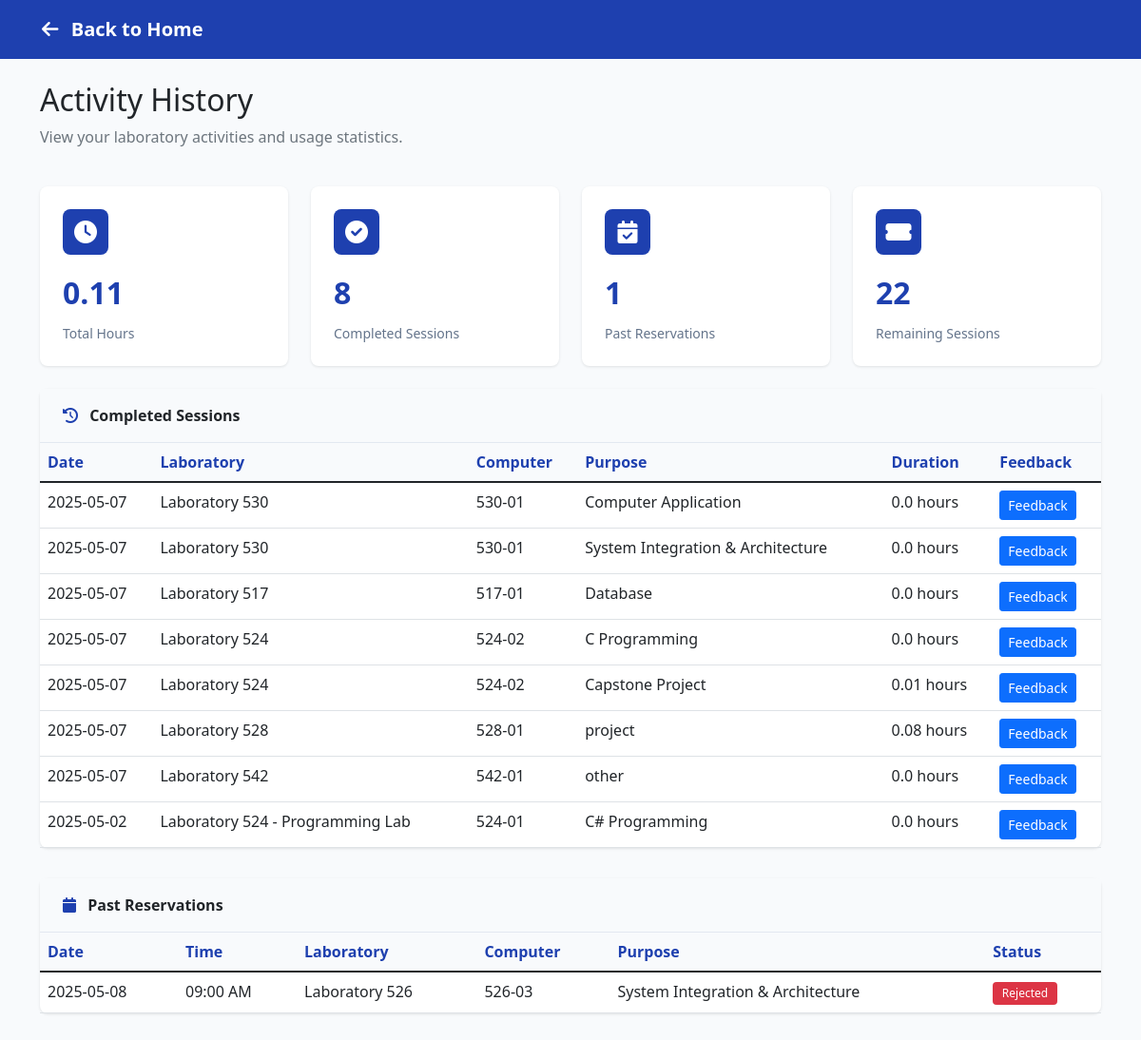
Screenshot of /user/activity-history (signed in) with the database file from the repository.
### models.py (models this page shows, shortened)
class Session(db.Model):
    id = db.Column(db.Integer, primary_key=True)
    user_id = db.Column(db.Integer, db.ForeignKey('users.id'), nullable=False)
    purpose = db.Column(db.String(100), nullable=False)
    laboratory_unit = db.Column(db.String(50), nullable=False)
    computer_id = db.Column(db.Integer, db.ForeignKey('computers.id'), nullable=False)
    start_time = db.Column(db.DateTime, default=datetime.utcnow)
    end_time = db.Column(db.DateTime)
    status = db.Column(db.String(20), default='active')  # active, completed
    computer = db.relationship('Computer', backref='sessions')

class Computer(db.Model):
    __tablename__ = 'computers'
    id = db.Column(db.Integer, primary_key=True)
    computer_number = db.Column(db.String(20), unique=True, nullable=False)
    status = db.Column(db.String(20), default='vacant')  # vacant, occupied, maintenance
    laboratory_unit = db.Column(db.String(100), nullable=False)
    last_updated = db.Column(db.DateTime, default=datetime.utcnow, onupdate=datetime.utcnow)

class Reservation(db.Model):
    id = db.Column(db.Integer, primary_key=True)
    user_id = db.Column(db.Integer, db.ForeignKey('users.id'), nullable=False)
    date = db.Column(db.Date, nullable=False)
    time = db.Column(db.Time, nullable=False)
    purpose = db.Column(db.String(100), nullable=False)
    laboratory_unit = db.Column(db.String(50), nullable=False)
    computer_id = db.Column(db.Integer, db.ForeignKey('computers.id'), nullable=False)
    status = db.Column(db.String(20), default='pending')  # pending, approved, rejected, completed
    created_at = db.Column(db.DateTime, default=datetime.utcnow)
    computer = db.relationship('Computer', backref='reservations')

### app.py (the view)
@app.route('/user/activity-history')
@login_required
def user_activity_history():
    user = User.query.filter_by(id_number=flask_session['user_id']).first()
    if not user:
        flash('User not found', 'error')
        return redirect(url_for('home'))
    completed_sessions = Session.query.filter_by(
        user_id=user.id,
        status='completed'
    ).order_by(Session.end_time.desc()).all()
    past_reservations = Reservation.query.filter(
        Reservation.user_id == user.id,
        Reservation.status.in_(['completed', 'rejected'])
    ).order_by(Reservation.date.desc(), Reservation.time.desc()).all()
    total_hours = sum((session.end_time - session.start_time).total_seconds() / 3600 for session in completed_sessions)
    total_sessions = len(completed_sessions)
    total_reservations = len(past_reservations)
    stats = {
        'total_hours': round(total_hours, 2),
        'total_sessions': total_sessions,
        'total_reservations': total_reservations,
        'remaining_sessions': user.remaining_sessions
    }
    return render_template('history.html',
                         sessions=completed_sessions,
                         reservations=past_reservations,
                         stats=stats)

### app.py (called while the page is built)
def login_required(f):
    @wraps(f)
    def decorated_function(*args, **kwargs):
        if 'user_id' not in flask_session:
            flash('Please log in to access this page.', 'error')
            return redirect(url_for('index'))
        return f(*args, **kwargs)
    return decorated_function

### templates/history.html (shortened to what this page needs)
<!DOCTYPE html>
<html lang="en">
<head>
    <link href="https://cdn.jsdelivr.net/npm/bootstrap@5.1.3/dist/css/bootstrap.min.css" rel="stylesheet">
    <link href="https://cdnjs.cloudflare.com/ajax/libs/font-awesome/6.0.0/css/all.min.css" rel="stylesheet">
</head>
<body>
    <nav class="navbar">
        <div class="container-fluid">
            <a href="{{ url_for('home') }}" class="nav-brand">
                <i class="fas fa-arrow-left"></i>
                Back to Home
            </a>
        </div>
    </nav>
    <div class="container mt-4">
        <div class="row mb-4">
            <div class="col">
                <h2>Activity History</h2>
                <p class="text-muted">View your laboratory activities and usage statistics.</p>
            </div>
        </div>
        <div class="row g-4 mb-4">
            <div class="col-md-3">
                <div class="stats-card">
                    <div class="stats-icon">
                        <i class="fas fa-clock"></i>
                    </div>
                    <div class="stats-value">{{ stats.total_hours }}</div>
                    <div class="stats-label">Total Hours</div>
                </div>
            </div>
            <div class="col-md-3">
                <div class="stats-card">
                    <div class="stats-icon">
                        <i class="fas fa-check-circle"></i>
                    </div>
                    <div class="stats-value">{{ stats.total_sessions }}</div>
                    <div class="stats-label">Completed Sessions</div>
                </div>
            </div>
            <div class="col-md-3">
                <div class="stats-card">
                    <div class="stats-icon">
                        <i class="fas fa-calendar-check"></i>
                    </div>
                    <div class="stats-value">{{ stats.total_reservations }}</div>
                    <div class="stats-label">Past Reservations</div>
                </div>
            </div>
            <div class="col-md-3">
                <div class="stats-card">
                    <div class="stats-icon">
                        <i class="fas fa-ticket-alt"></i>
                    </div>
                    <div class="stats-value">{{ stats.remaining_sessions }}</div>
                    <div class="stats-label">Remaining Sessions</div>
                </div>
            </div>
        </div>
        <div class="history-card">
            <div class="card-header">
                <i class="fas fa-history"></i>
                Completed Sessions
            </div>
            <div class="card-body p-0">
                {% if sessions %}
                <div class="table-responsive">
                    <table class="table table-hover">
                        <thead>
                            <tr>
                                <th>Date</th>
                                <th>Laboratory</th>
                                <th>Computer</th>
                                <th>Purpose</th>
                                <th>Duration</th>
                                <th>Feedback</th>
                            </tr>
                        </thead>
                        <tbody>
                            {% for session in sessions %}
                            <tr>
                                <td>{{ session.start_time.strftime('%Y-%m-%d') }}</td>
                                <td>{{ session.laboratory_unit }}</td>
                                <td>{{ session.computer.computer_number }}</td>
                                <td>{{ session.purpose }}</td>
                                <td>
                                    {% if session.end_time %}
                                        {{ ((session.end_time - session.start_time).total_seconds() / 3600)|round(2) }} hours
                                    {% else %}
                                        Ongoing
                                    {% endif %}
                                </td>
                                <td>
                                    <button class="btn btn-primary btn-sm" onclick="openFeedbackModal({{ session.id }})">Feedback</button>
                                </td>
                            </tr>
                            {% endfor %}
                        </tbody>
                    </table>
                </div>
                {% else %}
                <div class="text-center py-5">
                    <i class="fas fa-history fa-3x text-muted mb-3"></i>
                    <p class="text-muted">No completed sessions found.</p>
                </div>
                {% endif %}
            </div>
        </div>
        <div class="history-card">
            <div class="card-header">
                <i class="fas fa-calendar"></i>
                Past Reservations
            </div>
            <div class="card-body p-0">
                {% if reservations %}
                <div class="table-responsive">
                    <table class="table table-hover">
                        <thead>
                            <tr>
                                <th>Date</th>
                                <th>Time</th>
                                <th>Laboratory</th>
                                <th>Computer</th>
                                <th>Purpose</th>
                                <th>Status</th>
                            </tr>
                        </thead>
                        <tbody>
                            {% for reservation in reservations %}
                            <tr>
                                <td>{{ reservation.date.strftime('%Y-%m-%d') }}</td>
                                <td>
                                    {% if reservation.time is string %}
                                        {{ reservation.time }}
                                    {% elif reservation.time %}
                                        {{ reservation.time.strftime('%I:%M %p') }}
                                    {% else %}
                                        N/A
                                    {% endif %}
                                </td>
                                <td>{{ reservation.laboratory_unit }}</td>
                                <td>{{ reservation.computer.computer_number if reservation.computer else reservation.computer_id }}</td>
                                <td>{{ reservation.purpose }}</td>
                                <td>
                                    {% if reservation.status == 'completed' %}
                                        <span class="badge bg-success">Completed</span>
                                    {% elif reservation.status == 'rejected' %}
                                        <span class="badge bg-danger">Rejected</span>
                                    {% else %}
                                        <span class="badge bg-secondary">{{ reservation.status|title }}</span>
                                    {% endif %}
                                </td>
                            </tr>
                            {% endfor %}
                        </tbody>
                    </table>
                </div>
                {% else %}
                <div class="text-center py-5">
                    <i class="fas fa-calendar fa-3x text-muted mb-3"></i>
                    <p class="text-muted">No past reservations found.</p>
                </div>
                {% endif %}
            </div>
        </div>
    </div>
</body>
</html>

### templates/history.html (style rules this page uses)
body { background-color: #f8fafc; }
.navbar { background: #1e40af; padding: 1rem 2rem; }
.nav-brand { color: white; text-decoration: none; font-size: 1.25rem; font-weight: 600; }
.nav-brand i { margin-right: 0.5rem; }
.stats-card { background: white; border-radius: 0.5rem; box-shadow: 0 1px 3px rgba(0, 0, 0, 0.1); transition: transform 0.2s ease, box-shadow 0.2s ease; height: 100%; padding: 1.5rem; }
.stats-icon { width: 48px; height: 48px; background: #1e40af; color: white; border-radius: 0.5rem; display: flex; align-items: center; justify-content: center; font-size: 1.5rem; margin-bottom: 1rem; }
.stats-value { font-size: 2rem; font-weight: bold; color: #1e40af; margin-bottom: 0.5rem; }
.stats-label { color: #64748b; font-size: 0.875rem; }
.history-card { background: white; border-radius: 0.5rem; box-shadow: 0 1px 3px rgba(0, 0, 0, 0.1); margin-bottom: 2rem; }
.history-card .card-header { background: #f8fafc; border-bottom: 1px solid #e2e8f0; padding: 1rem 1.5rem; font-weight: 600; }
.history-card .card-header i { color: #1e40af; margin-right: 0.5rem; }
.table { margin-bottom: 0; }
.table th { background: #f8fafc; color: #1e40af; font-weight: 600; border-bottom-width: 1px; }
.badge { padding: 0.5em 0.8em; font-weight: 500; }

### rows the page displays
Reservation: date "2025-05-08", time "09:00 AM", laboratory_unit "Laboratory 526", computer "526-03", purpose "System Integration & Architecture", status "Rejected"

### other values shown
{{ stats.total_hours }} "0.11"
{{ stats.total_sessions }} "8"
{{ stats.total_reservations }} "1"
{{ stats.remaining_sessions }} "22"
{{ session.start_time.strftime('%Y-%m-%d') }} "2025-05-07"
{{ session.laboratory_unit }} "Laboratory 530"
{{ session.computer.computer_number }} "530-01"
{{ session.purpose }} "Computer Application"
{{ session.purpose }} "System Integration & Architecture"
{{ session.laboratory_unit }} "Laboratory 517"
{{ session.computer.computer_number }} "517-01"
{{ session.purpose }} "Database"
{{ session.laboratory_unit }} "Laboratory 524"
{{ session.computer.computer_number }} "524-02"
{{ session.purpose }} "C Programming"
